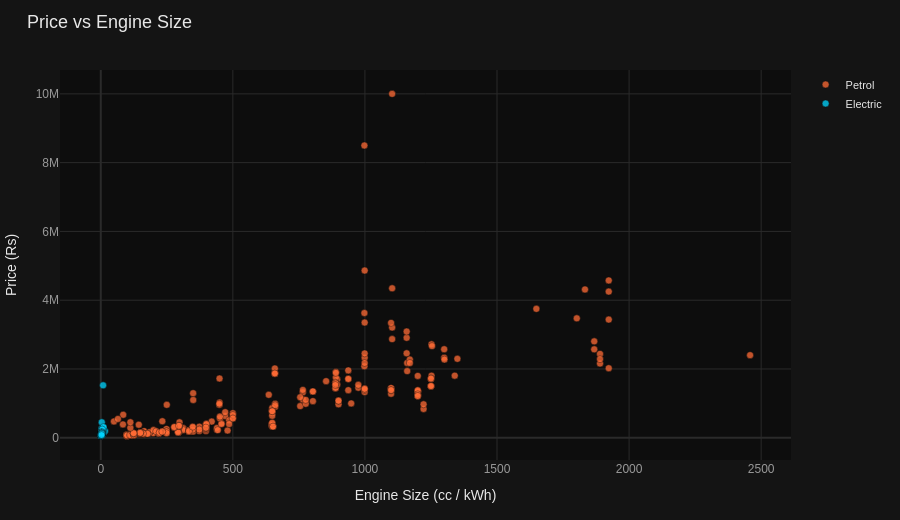

The cell this chart's notebook holds for it:
### Markdown cell above
### 7. PRICE vs ENGINE SIZE — Scatter Plot

### Code cell
sdf = df.dropna(subset=['Engine_val', 'Price']).copy()

fig7 = go.Figure()
for btype, color in TYPE_COLORS.items():
    sub = sdf[sdf['Bike_Type'] == btype]
    if sub.empty:
        continue
    fig7.add_trace(go.Scatter(
        x=sub['Engine_val'],
        y=sub['Price'],
        mode='markers',
        name=btype,
        marker=dict(color=color, size=7, opacity=0.75,
                    line=dict(color=BG, width=0.5)),
        hovertemplate=(
            '<b>%{text}</b><br>'
            'Engine: %{x:.1f}<br>'
            'Price: %{y:,.0f}<extra></extra>'
        ),
        text=sub['Model Name'],
    ))
fig7.update_layout(**base_layout('Price vs Engine Size'))
fig7.update_xaxes(title='Engine Size (cc / kWh)')
fig7.update_yaxes(title='Price (Rs)')
all_figs.append(('7. Price vs Engine', fig7))
fig7.show()

### Figure 1 — Plotly figure (JSON) as saved in the notebook; plotly's stock layout.template omitted (floating-point values rounded to 4 significant figures; data arrays with more than 128 entries replaced by an {"elided": "..."} marker saying what was removed)
{"data": [{"hovertemplate": "<b>%{text}</b><br>Engine: %{x:.1f}<br>Price: %{y:,.0f}<extra></extra>", "marker": {"color": "#FF6B35", "line": {"color": "#0D0D0D", "width": 0.5}, "opacity": 0.75, "size": 7}, "mode": "markers", "name": "Petrol", "text": {"elided": "314 str values"}, "type": "scatter", "x": {"elided": "314 float values"}, "y": {"elided": "314 float values"}}, {"hovertemplate": "<b>%{text}</b><br>Engine: %{x:.1f}<br>Price: %{y:,.0f}<extra></extra>", "marker": {"color": "#00D4FF", "line": {"color": "#0D0D0D", "width": 0.5}, "opacity": 0.75, "size": 7}, "mode": "markers", "name": "Electric", "text": ["Honda Activa e", "OLA S1 X", "VIDA VX2", "TVS Orbiter", "River Indie", "Ather 450X", "OLA S1 Pro", "Ultraviolette Tesseract", "Bajaj Chetak C25", "OLA Roadster", "Ather 450S", "OLA Roadster Pro", "OLA Roadster X Plus", "Ather 450 Apex", "Oben Rorr EVO", "Suzuki E Access", "OLA Roadster X", "VIDA V2", "Yamaha EC 06", "Honda QC1", "Royal Enfield Flying Flea C6", "Oben Rorr", "Ultraviolette X47 Crossover", "Oben Rorr EZ Sigma", "TVS X", "Simple Energy One Gen 2", "Oben Rorr EZ", "Ultraviolette F77 Mach 2", "Simple Energy Ultra", "Matter AERA", "Ampere Reo", "Revolt RV400", "Ampere Magnus Neo", "Lectrix SX25", "Revolt RV1", "Ampere Nexus", "Ferrato Disruptor", "BMW CE 02", "Ultraviolette F77 SuperStreet", "Kinetic DX", "Ultraviolette Shockwave", "Ampere Magnus Grand", "Kinetic Green E Luna", "Revolt RV BlazeX", "Odysse Evoqis", "Okinawa R30", "Simple Energy One S Gen 2", "BMW CE 04", "Evolet Pony", "BGauss C12", "Joy e-bike Gen Nxt", "Raptee HV T30", "VLF Tennis 1500", "BGauss Oowah", "Hop Electric OXO", "PURE EV EPluto 7G", "Okinawa Lite", "Lectrix Nduro", "Joy e-bike Wolf", "BGauss BG RUV 350", "Kinetic Green Zing", "PURE EV EcoDryft", "PURE EV Etryst 350", "Ampere Magnus [2021-2025]", "Okinawa Praise", "Hop Electric LEO", "Bounce Infinity E1", "PURE EV ETrance Neo", "Yo Edge", "Joy e-bike Mihos", "Okinawa OKHI-90", "Odysse Vader", "Okinawa Ridge Plus", "Okinawa i-Praise", "Evolet Derby", "Yo Drift", "Gemopai Ryder", "Gemopai Astrid Lite", "Joy e-bike Glob", "Odysse E2Go", "Odysse Hawk", "Odysse Racer", "Okinawa Dual 100", "OPG Mobility Faast F4", "OPG Mobility Freedum", "iVOOMi S1", "iVOOMi Jeet X", "OPG Mobility Faast F2B", "Okinawa Ridge 100", "OPG Mobility Faast F2T", "Odysse Trot", "OPG Mobility Faast F2F", "Gemopai Ryder SuperMax", "OPG Mobility Faast F3", "Lectrix LXS 3.0", "Kinetic Green Flex", "Kinetic Green Zulu", "Lectrix LXS 2.0", "OPG Mobility Motofaast", "Quantum Energy Milan", "Quantum Energy Plasma", "Quantum Energy Bziness", "Numeros Diplos", "Numeros n-First"], "type": "scatter", "x": [3.0, 5.2, 3.4, 3.1, 4.0, 3.7, 5.2, 3.5, 2.5, 6.0, 3.7, 16.0, 9.1, 3.7, 3.4, 3.07, 4.5, 3.94, 4.0, 1.5, 3.91, 4.4, 10.3, 4.4, 4.4, 5.0, 4.4, 10.3, 6.5, 5.0, 1.44, 3.24, 2.3, 1.34, 3.24, 3.0, 3.97, 3.9, 10.3, 2.6, 4.0, 3.0, 2.3, 3.24, 4.32, 1.34, 3.7, 8.9, 1.152, 2.7, 2.18, 5.4, 2.5, 3.0, 3.75, 3.5, 1.25, 3.0, 2.18, 3.0, 1.68, 3.5, 3.5, 2.3, 3.3, 2.0, 1.9, 3.0, 0.6, 2.88, 3.6, 3.7, 3.3, 3.3, 1.152, 0.6, 1.152, 2.88, 1.44, 1.2, 1.44, 1.44, 3.12, 4.4, 1.4, 2.1, 3.0, 2.2, 3.12, 2.2, 1.92, 2.2, 1.8, 3.5, 3.0, 3.0, 1.4, 2.3, 3.5, 1.8, 3.0, 2.2, 4.0, 3.0], "y": [119900.0, 89960.0, 99490.0, 95250.0, 153900.0, 153600.0, 129900.0, 145000.0, 96540.0, 105000.0, 130000.0, 200000.0, 134500.0, 196100.0, 100000.0, 190800.0, 104500.0, 129600.0, 167700.0, 90490.0, 279000.0, 150000.0, 249000.0, 110000.0, 264600.0, 184000.0, 99990.0, 309000.0, 235000.0, 182800.0, 59900.0, 142900.0, 92000.0, 55000.0, 99980.0, 120000.0, 155000.0, 449900.0, 309000.0, 111500.0, 175000.0, 90000.0, 69990.0, 125000.0, 118000.0, 62000.0, 161200.0, 1525000.0, 55800.0, 107700.0, 60830.0, 239000.0, 100000.0, 94990.0, 134000.0, 80800.0, 69090.0, 93900.0, 61880.0, 120000.0, 71980.0, 118700.0, 150000.0, 87000.0, 85220.0, 84360.0, 115600.0, 79700.0, 67480.0, 113000.0, 150000.0, 161600.0, 90550.0, 123200.0, 71400.0, 71280.0, 70820.0, 92290.0, 70000.0, 71100.0, 99400.0, 100400.0, 119100.0, 110000.0, 70000.0, 80000.0, 85000.0, 90000.0, 115300.0, 90000.0, 100000.0, 80000.0, 80000.0, 105000.0, 92000.0, 109900.0, 79990.0, 84990.0, 134000.0, 80000.0, 90000.0, 95010.0, 117500.0, 77940.0]}], "layout": {"font": {"color": "#E8E8E8", "family": "Poppins, sans-serif", "size": 12}, "height": 520, "legend": {"bgcolor": "rgba(0,0,0,0)", "bordercolor": "#2a2a2a", "font": {"color": "#E8E8E8", "size": 11}}, "margin": {"b": 60, "l": 60, "r": 30, "t": 70}, "paper_bgcolor": "#141414", "plot_bgcolor": "#0D0D0D", "title": {"font": {"color": "#E8E8E8", "family": "Poppins, sans-serif", "size": 18}, "text": "Price vs Engine Size", "x": 0.03, "y": 0.97}, "xaxis": {"gridcolor": "#2a2a2a", "tickfont": {"color": "#999999"}, "title": {"text": "Engine Size (cc / kWh)"}, "zerolinecolor": "#2a2a2a"}, "yaxis": {"gridcolor": "#2a2a2a", "tickfont": {"color": "#999999"}, "title": {"text": "Price (Rs)"}, "zerolinecolor": "#2a2a2a"}}}
